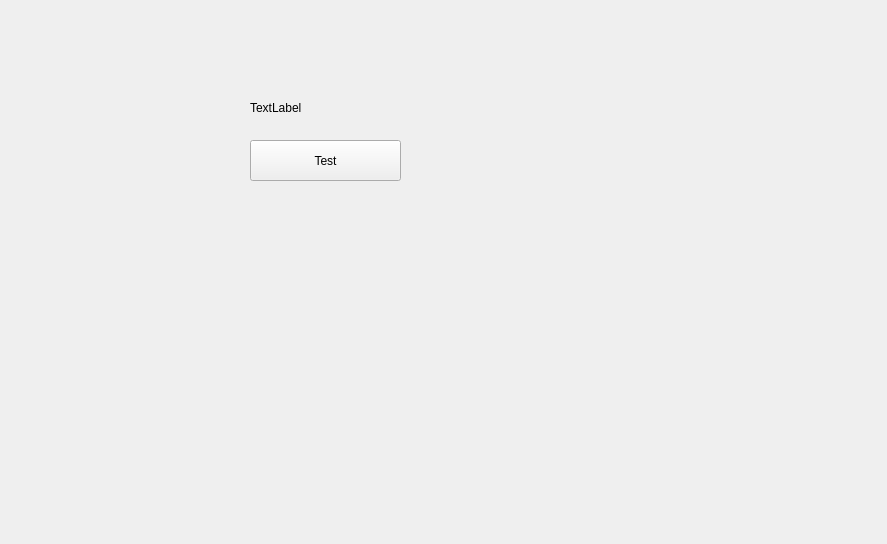
<?xml version="1.0" encoding="UTF-8"?>
<ui version="4.0">
 <class>Form</class>
 <widget class="QWidget" name="Form">
  <property name="geometry">
   <rect>
    <x>0</x>
    <y>0</y>
    <width>887</width>
    <height>544</height>
   </rect>
  </property>
  <property name="windowTitle">
   <string>Form</string>
  </property>
  <widget class="QPushButton" name="btn_Test">
   <property name="geometry">
    <rect>
     <x>250</x>
     <y>140</y>
     <width>151</width>
     <height>41</height>
    </rect>
   </property>
   <property name="text">
    <string>Test</string>
   </property>
  </widget>
  <widget class="QLabel" name="test_label">
   <property name="geometry">
    <rect>
     <x>250</x>
     <y>100</y>
     <width>131</width>
     <height>16</height>
    </rect>
   </property>
   <property name="text">
    <string>TextLabel</string>
   </property>
  </widget>
 </widget>
 <resources/>
 <connections/>
</ui>
